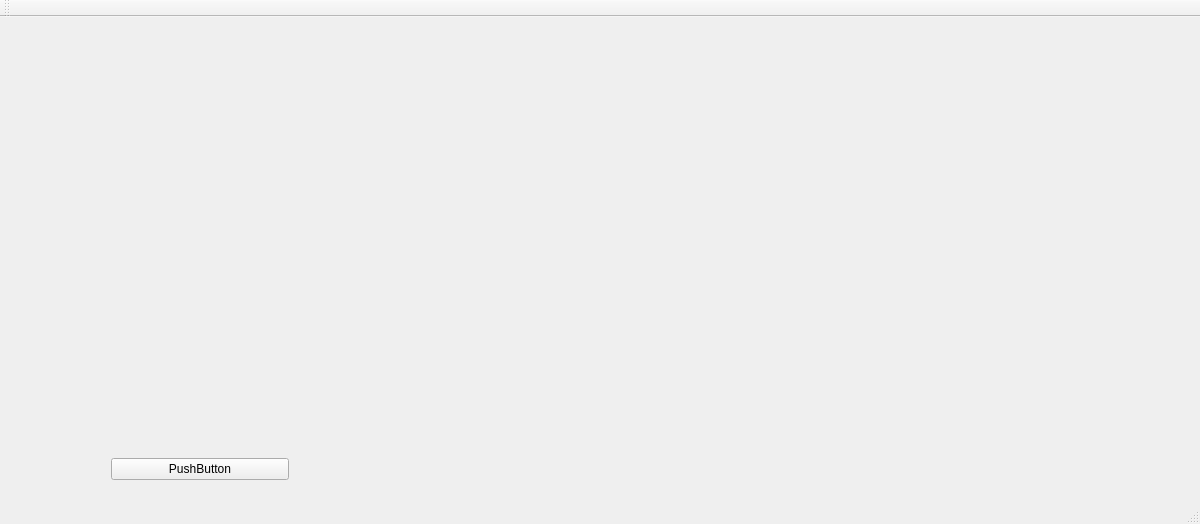
<?xml version="1.0" encoding="UTF-8"?>
<ui version="4.0">
 <class>QtOpenGLClass</class>
 <widget class="QMainWindow" name="QtOpenGLClass">
  <property name="geometry">
   <rect>
    <x>0</x>
    <y>0</y>
    <width>1200</width>
    <height>524</height>
   </rect>
  </property>
  <property name="windowTitle">
   <string>QtOpenGL</string>
  </property>
  <widget class="QWidget" name="centralWidget">
   <layout class="QGridLayout" name="gridLayout">
    <item row="0" column="1">
     <widget class="QViewport" name="viewport" native="true">
      <property name="sizePolicy">
       <sizepolicy hsizetype="Fixed" vsizetype="Fixed">
        <horstretch>0</horstretch>
        <verstretch>0</verstretch>
       </sizepolicy>
      </property>
      <property name="minimumSize">
       <size>
        <width>1000</width>
        <height>400</height>
       </size>
      </property>
      <property name="maximumSize">
       <size>
        <width>1000</width>
        <height>400</height>
       </size>
      </property>
      <property name="autoFillBackground">
       <bool>true</bool>
      </property>
     </widget>
    </item>
    <item row="1" column="1">
     <spacer name="verticalSpacer">
      <property name="orientation">
       <enum>Qt::Vertical</enum>
      </property>
      <property name="sizeHint" stdset="0">
       <size>
        <width>20</width>
        <height>200</height>
       </size>
      </property>
     </spacer>
    </item>
    <item row="2" column="1">
     <widget class="QWidget" name="widget" native="true">
      <property name="maximumSize">
       <size>
        <width>200</width>
        <height>16777215</height>
       </size>
      </property>
      <layout class="QGridLayout" name="gridLayout_2">
       <item row="2" column="0">
        <widget class="QPushButton" name="pushButton">
         <property name="text">
          <string>PushButton</string>
         </property>
        </widget>
       </item>
      </layout>
     </widget>
    </item>
   </layout>
  </widget>
  <widget class="QMenuBar" name="menuBar">
   <property name="geometry">
    <rect>
     <x>0</x>
     <y>0</y>
     <width>1200</width>
     <height>21</height>
    </rect>
   </property>
  </widget>
  <widget class="QToolBar" name="mainToolBar">
   <attribute name="toolBarArea">
    <enum>TopToolBarArea</enum>
   </attribute>
   <attribute name="toolBarBreak">
    <bool>false</bool>
   </attribute>
  </widget>
  <widget class="QStatusBar" name="statusBar"/>
 </widget>
 <layoutdefault spacing="6" margin="11"/>
 <customwidgets>
  <customwidget>
   <class>QViewport</class>
   <extends>QWidget</extends>
   <header>QViewport.h</header>
   <container>1</container>
  </customwidget>
 </customwidgets>
 <resources>
  <include location="QtOpenGL.qrc"/>
 </resources>
 <connections>
  <connection>
   <sender>pushButton</sender>
   <signal>released()</signal>
   <receiver>QtOpenGLClass</receiver>
   <slot>onPushButton()</slot>
   <hints>
    <hint type="sourcelabel">
     <x>117</x>
     <y>118</y>
    </hint>
    <hint type="destinationlabel">
     <x>654</x>
     <y>381</y>
    </hint>
   </hints>
  </connection>
 </connections>
 <slots>
  <slot>onPushButton()</slot>
 </slots>
</ui>
